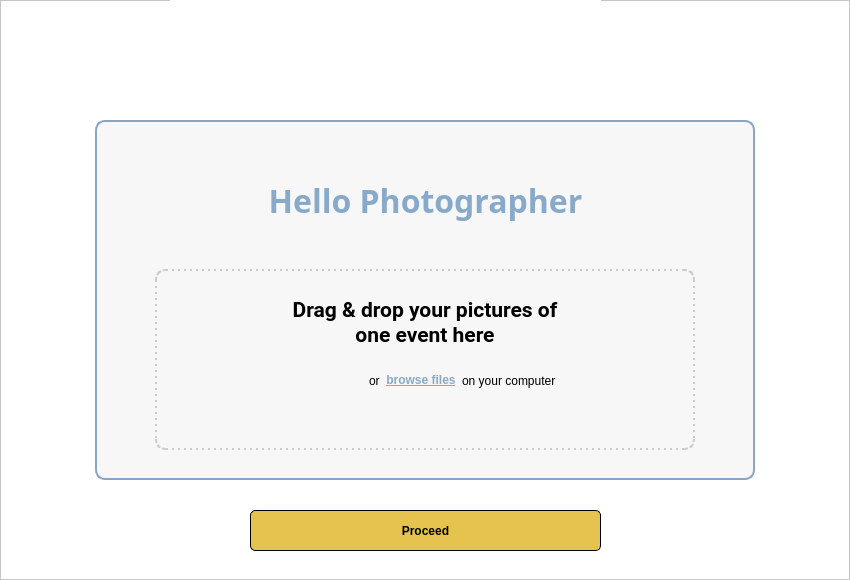
<?xml version="1.0" encoding="UTF-8"?>
<ui version="4.0">
 <class>MainWindow</class>
 <widget class="QMainWindow" name="MainWindow">
  <property name="geometry">
   <rect>
    <x>0</x>
    <y>0</y>
    <width>850</width>
    <height>580</height>
   </rect>
  </property>
  <property name="windowTitle">
   <string>Photo Organizer</string>
  </property>
  <widget class="QWidget" name="centralwidget">
   <widget class="QFrame" name="frame">
    <property name="geometry">
     <rect>
      <x>0</x>
      <y>0</y>
      <width>850</width>
      <height>580</height>
     </rect>
    </property>
    <property name="autoFillBackground">
     <bool>false</bool>
    </property>
    <property name="styleSheet">
     <string notr="true">background-color: rgb(255, 255, 255);</string>
    </property>
    <property name="frameShape">
     <enum>QFrame::StyledPanel</enum>
    </property>
    <property name="frameShadow">
     <enum>QFrame::Raised</enum>
    </property>
    <widget class="QFrame" name="frame_2">
     <property name="geometry">
      <rect>
       <x>95</x>
       <y>120</y>
       <width>660</width>
       <height>360</height>
      </rect>
     </property>
     <property name="styleSheet">
      <string notr="true">.QFrame{
border: 1.5px solid #8ba5c6;
background-color: rgb(247, 247, 247);
border-radius: 10px;
}
</string>
     </property>
     <property name="frameShape">
      <enum>QFrame::StyledPanel</enum>
     </property>
     <property name="frameShadow">
      <enum>QFrame::Raised</enum>
     </property>
     <widget class="QFrame" name="dropFrame">
      <property name="geometry">
       <rect>
        <x>60</x>
        <y>149</y>
        <width>540</width>
        <height>181</height>
       </rect>
      </property>
      <property name="styleSheet">
       <string notr="true">.QFrame{
border-style:dotted;
border-color: rgb(204, 204, 204);
border-radius:10px
}

dropFrame.QFrame{
text-align:center;
}</string>
      </property>
      <property name="frameShape">
       <enum>QFrame::StyledPanel</enum>
      </property>
      <property name="frameShadow">
       <enum>QFrame::Raised</enum>
      </property>
      <widget class="MyFrame" name="widget" native="true">
       <property name="geometry">
        <rect>
         <x>0</x>
         <y>0</y>
         <width>540</width>
         <height>181</height>
        </rect>
       </property>
       <property name="styleSheet">
        <string notr="true">background-color: none;
border: none;
color:none;</string>
       </property>
       <widget class="QWidget" name="horizontalLayoutWidget">
        <property name="geometry">
         <rect>
          <x>30</x>
          <y>20</y>
          <width>481</width>
          <height>68</height>
         </rect>
        </property>
        <layout class="QHBoxLayout" name="horizontalLayout">
         <property name="sizeConstraint">
          <enum>QLayout::SetNoConstraint</enum>
         </property>
         <item>
          <widget class="QLabel" name="dragLabel">
           <property name="sizePolicy">
            <sizepolicy hsizetype="Fixed" vsizetype="Fixed">
             <horstretch>0</horstretch>
             <verstretch>0</verstretch>
            </sizepolicy>
           </property>
           <property name="minimumSize">
            <size>
             <width>416</width>
             <height>0</height>
            </size>
           </property>
           <property name="font">
            <font>
             <family>Roboto</family>
             <pointsize>16</pointsize>
             <weight>75</weight>
             <italic>false</italic>
             <bold>true</bold>
            </font>
           </property>
           <property name="styleSheet">
            <string notr="true">color: rgb(0, 0, 0);
border-color: rgb(247, 247, 247);
font: 16pt &quot;Roboto&quot;;
font-weight: bold;
background-color: rgb(247, 247, 247);
text-align:center;</string>
           </property>
           <property name="text">
            <string>Drag &amp; drop your pictures of
one event here</string>
           </property>
           <property name="alignment">
            <set>Qt::AlignCenter</set>
           </property>
          </widget>
         </item>
        </layout>
       </widget>
       <widget class="QWidget" name="horizontalLayoutWidget_2">
        <property name="geometry">
         <rect>
          <x>100</x>
          <y>100</y>
          <width>301</width>
          <height>23</height>
         </rect>
        </property>
        <layout class="QHBoxLayout" name="horizontalLayout_2">
         <property name="sizeConstraint">
          <enum>QLayout::SetNoConstraint</enum>
         </property>
         <item>
          <spacer name="horizontalSpacer">
           <property name="orientation">
            <enum>Qt::Horizontal</enum>
           </property>
           <property name="sizeHint" stdset="0">
            <size>
             <width>40</width>
             <height>20</height>
            </size>
           </property>
          </spacer>
         </item>
         <item>
          <widget class="QLabel" name="label_4">
           <property name="styleSheet">
            <string notr="true">color: rgb(0, 0, 0);
border-color: rgb(247, 247, 247);
font: 10pt &quot;Roboto&quot;;
background-color: rgb(247, 247, 247);</string>
           </property>
           <property name="text">
            <string>or</string>
           </property>
          </widget>
         </item>
         <item>
          <widget class="QPushButton" name="browseButton">
           <property name="styleSheet">
            <string notr="true">
border:none;
color: rgb(135, 169, 202);
text-decoration: underline;
font: 10pt &quot;Roboto&quot;;
font-weight: bold;
background-color: rgb(247, 247, 247);
</string>
           </property>
           <property name="text">
            <string>browse files</string>
           </property>
          </widget>
         </item>
         <item>
          <widget class="QLabel" name="label_5">
           <property name="styleSheet">
            <string notr="true">color: rgb(0, 0, 0);
border-color: rgb(247, 247, 247);
font: 10pt &quot;Roboto&quot;;
background-color: rgb(247, 247, 247);</string>
           </property>
           <property name="text">
            <string>on your computer</string>
           </property>
          </widget>
         </item>
        </layout>
       </widget>
       <widget class="QLabel" name="direcText">
        <property name="geometry">
         <rect>
          <x>30</x>
          <y>140</y>
          <width>481</width>
          <height>20</height>
         </rect>
        </property>
        <property name="styleSheet">
         <string notr="true">color: black;
border-color: rgb(247, 247, 247);
font: 75 8pt &quot;MS Shell Dlg 2&quot;;
font-style:italic;
background-color: rgb(247, 247, 247);</string>
        </property>
        <property name="text">
         <string/>
        </property>
        <property name="alignment">
         <set>Qt::AlignCenter</set>
        </property>
       </widget>
      </widget>
     </widget>
     <widget class="QWidget" name="horizontalLayoutWidget_3">
      <property name="geometry">
       <rect>
        <x>60</x>
        <y>30</y>
        <width>541</width>
        <height>101</height>
       </rect>
      </property>
      <layout class="QHBoxLayout" name="horizontalLayout_3">
       <property name="sizeConstraint">
        <enum>QLayout::SetNoConstraint</enum>
       </property>
       <item>
        <widget class="QLabel" name="label">
         <property name="sizePolicy">
          <sizepolicy hsizetype="Preferred" vsizetype="Preferred">
           <horstretch>0</horstretch>
           <verstretch>0</verstretch>
          </sizepolicy>
         </property>
         <property name="minimumSize">
          <size>
           <width>0</width>
           <height>0</height>
          </size>
         </property>
         <property name="font">
          <font>
           <family>Pacifico</family>
           <pointsize>24</pointsize>
           <weight>75</weight>
           <italic>false</italic>
           <bold>true</bold>
          </font>
         </property>
         <property name="styleSheet">
          <string notr="true">font: 24pt &quot;Pacifico&quot;;
color: rgb(135, 169, 202);
font-weight: bold;
border-color:rgb(247, 247, 247);
border:none;
background-color: rgb(247, 247, 247);</string>
         </property>
         <property name="text">
          <string>Hello Photographer</string>
         </property>
         <property name="alignment">
          <set>Qt::AlignCenter</set>
         </property>
        </widget>
       </item>
      </layout>
     </widget>
    </widget>
    <widget class="QLabel" name="label_2">
     <property name="geometry">
      <rect>
       <x>170</x>
       <y>-105</y>
       <width>431</width>
       <height>201</height>
      </rect>
     </property>
     <property name="text">
      <string>&lt;html&gt;&lt;head/&gt;&lt;body&gt;&lt;p&gt;&lt;img src=&quot;:/newPrefix/resources/dino-new.png&quot;/&gt;&lt;/p&gt;&lt;/body&gt;&lt;/html&gt;</string>
     </property>
     <property name="alignment">
      <set>Qt::AlignLeading|Qt::AlignLeft|Qt::AlignVCenter</set>
     </property>
    </widget>
    <widget class="QPushButton" name="proceedButton">
     <property name="geometry">
      <rect>
       <x>250</x>
       <y>510</y>
       <width>351</width>
       <height>41</height>
      </rect>
     </property>
     <property name="styleSheet">
      <string notr="true">background-color: rgb(230, 195, 79);
border-bottom-color: rgb(255, 255, 255);
color: rgb(0, 0, 0);
border-top-color: rgb(0, 0, 0);
border-right-color: rgb(0, 0, 0);
border-left-color: rgb(247, 247, 247);
border-left-color: rgb(0, 0, 0);
border: 1px solid #000000;
border-radius: 5;
font: 10pt &quot;Roboto&quot;;
font-weight: bold;
</string>
     </property>
     <property name="text">
      <string>Proceed</string>
     </property>
    </widget>
   </widget>
  </widget>
 </widget>
 <customwidgets>
  <customwidget>
   <class>MyFrame</class>
   <extends>QWidget</extends>
   <header>myframe</header>
   <container>1</container>
  </customwidget>
 </customwidgets>
 <resources/>
 <connections/>
</ui>
